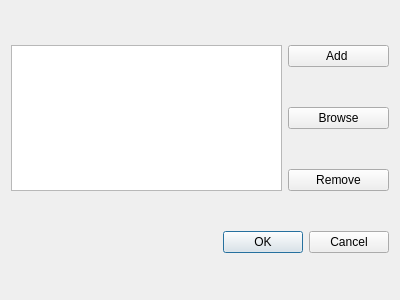
<?xml version="1.0" encoding="UTF-8"?>
<ui version="4.0">
 <class>Dialog</class>
 <widget class="QDialog" name="Dialog">
  <property name="geometry">
   <rect>
    <x>0</x>
    <y>0</y>
    <width>400</width>
    <height>300</height>
   </rect>
  </property>
  <property name="windowTitle">
   <string>Dialog</string>
  </property>
  <layout class="QGridLayout" name="gridLayout">
   <item row="0" column="0" rowspan="3">
    <widget class="QListWidget" name="model_dir_list">
     <property name="font">
      <font>
       <strikeout>false</strikeout>
      </font>
     </property>
     <property name="styleSheet">
      <string notr="true">QListWidget::item { border-bottom: 1px #A4A4A4; border-style: dotted;}
QListWidget::item:selected { color: white; background: #6699ff;}</string>
     </property>
     <property name="frameShape">
      <enum>QFrame::StyledPanel</enum>
     </property>
     <property name="frameShadow">
      <enum>QFrame::Sunken</enum>
     </property>
     <property name="midLineWidth">
      <number>0</number>
     </property>
     <property name="editTriggers">
      <set>QAbstractItemView::DoubleClicked|QAbstractItemView::EditKeyPressed</set>
     </property>
     <property name="dragEnabled">
      <bool>true</bool>
     </property>
     <property name="alternatingRowColors">
      <bool>true</bool>
     </property>
     <property name="selectionMode">
      <enum>QAbstractItemView::SingleSelection</enum>
     </property>
     <property name="isWrapping" stdset="0">
      <bool>false</bool>
     </property>
     <property name="viewMode">
      <enum>QListView::ListMode</enum>
     </property>
     <property name="uniformItemSizes">
      <bool>false</bool>
     </property>
     <property name="selectionRectVisible">
      <bool>false</bool>
     </property>
    </widget>
   </item>
   <item row="0" column="1">
    <widget class="QPushButton" name="add_button">
     <property name="minimumSize">
      <size>
       <width>101</width>
       <height>0</height>
      </size>
     </property>
     <property name="text">
      <string>Add </string>
     </property>
     <property name="flat">
      <bool>false</bool>
     </property>
    </widget>
   </item>
   <item row="1" column="1">
    <widget class="QPushButton" name="browse_button">
     <property name="minimumSize">
      <size>
       <width>101</width>
       <height>0</height>
      </size>
     </property>
     <property name="text">
      <string>Browse</string>
     </property>
     <property name="flat">
      <bool>false</bool>
     </property>
    </widget>
   </item>
   <item row="2" column="1">
    <widget class="QPushButton" name="rem_button">
     <property name="font">
      <font>
       <weight>50</weight>
       <bold>false</bold>
       <strikeout>false</strikeout>
      </font>
     </property>
     <property name="text">
      <string>Remove</string>
     </property>
     <property name="autoRepeat">
      <bool>false</bool>
     </property>
     <property name="flat">
      <bool>false</bool>
     </property>
    </widget>
   </item>
   <item row="3" column="0" colspan="2">
    <widget class="QDialogButtonBox" name="buttonBox">
     <property name="orientation">
      <enum>Qt::Horizontal</enum>
     </property>
     <property name="standardButtons">
      <set>QDialogButtonBox::Cancel|QDialogButtonBox::Ok</set>
     </property>
    </widget>
   </item>
  </layout>
 </widget>
 <resources/>
 <connections>
  <connection>
   <sender>buttonBox</sender>
   <signal>accepted()</signal>
   <receiver>Dialog</receiver>
   <slot>accept()</slot>
   <hints>
    <hint type="sourcelabel">
     <x>248</x>
     <y>254</y>
    </hint>
    <hint type="destinationlabel">
     <x>157</x>
     <y>274</y>
    </hint>
   </hints>
  </connection>
  <connection>
   <sender>buttonBox</sender>
   <signal>rejected()</signal>
   <receiver>Dialog</receiver>
   <slot>reject()</slot>
   <hints>
    <hint type="sourcelabel">
     <x>316</x>
     <y>260</y>
    </hint>
    <hint type="destinationlabel">
     <x>286</x>
     <y>274</y>
    </hint>
   </hints>
  </connection>
 </connections>
</ui>
